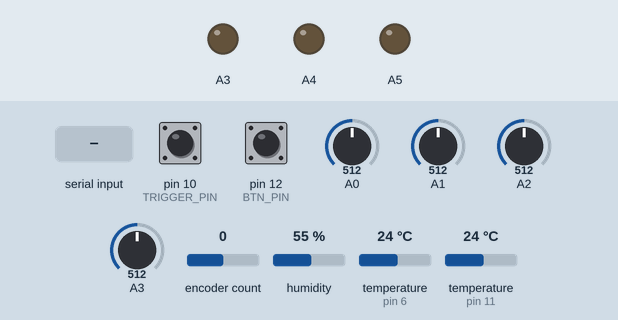
Simulated run of this sketch. Board: Arduino Uno, built with avr-gcc and run on an emulated ATmega328P. Parts: output pins drawn as LEDs (lit = HIGH). Dashed ring = blinking. The test bench sets the inputs (shaded band); at power-on: encoder count 0, pin 12 (BTN_PIN) HIGH, A3 = 512, pin 10 (TRIGGER_PIN) HIGH, A0 = 512, A1 = 512, A2 = 512, humidity 55 %, temperature (sensors on pin 6, pin 11) 24 °C. EEPROM starts erased; what the sketch prints to the serial monitor is not drawn.

Above: at 2.6 s.
2.7 s: encoder count set to 1
4.7 s: pin 12 (BTN_PIN) pulled LOW for 1 s
7.2 s: "90,45\n" received over the second serial link
At 8.7 s:
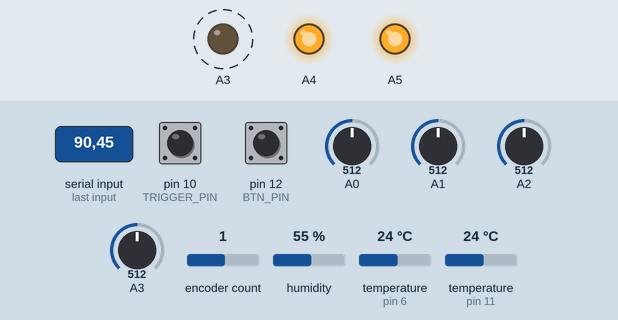
9.7 s: A3 set to 11
11.2 s: A3 set to 8
At 12.8 s:
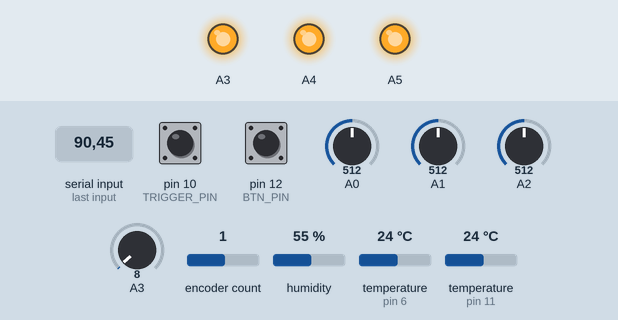
13.3 s: encoder count set to 2
Timing chart, 0 to 16.1 s (numbered marks = the images above; inputs shaded):
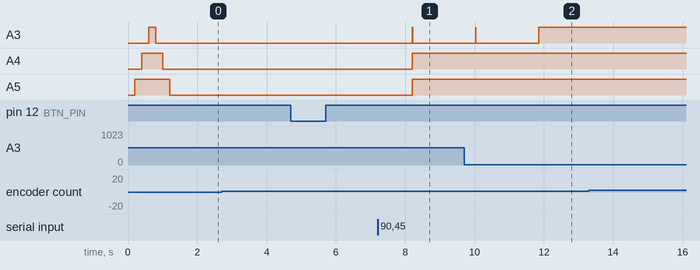

The sketch:

3TempSensors.ino
```cpp
#include <dht.h>
#include <OneWire.h>
#include <DallasTemperature.h>
#include <Encoder.h>
#include <SoftwareSerial.h>
#include <EEPROM.h>

#define DHT11_PIN 6
#define ONE_WIRE_BUS 11
#define BTN_PIN 12
#define TRIGGER_PIN 10
#define ENC1 8
#define ENC2 9

boolean text = false;
boolean overLimit = false;
//dht 11 variables
dht DHT;

//one wire sensor initialization
OneWire oneWire(ONE_WIRE_BUS);
DallasTemperature sensors(&oneWire);
float Celcius = 0;

//timer variables to avoid delays, interrupt capabilities are getting preserved
unsigned long previousMillis = 0;
long interval = 3000;
unsigned long previousMillisL = 0;
unsigned long intervalL = 500;
unsigned long prevFrameEnd = 0;

//rotary encoder variables
long oldPosition  = -999;                                                 //to check for changes
long newPosition = 0;                                                     //the actually relevant data
Encoder myEnc(ENC1, ENC2);
boolean recentlyChanged = false;
unsigned long prevChngMillis = 2000;
unsigned int multi = 10;


//mh z19 variables
byte com[] = {0xff, 0x01, 0x86, 0x00, 0x00, 0x00, 0x00, 0x00, 0x79};      //command to start the reaading
byte returnMHZ[9];                                                        //the return bytes of the sensor
int concentrationMHZ;                                                     //bin to store the concentration value returned
int minMHZ;
int temperatureMHZ;
byte statuesMHZ;                                                          //the status byte, check to see if valid readings are available
SoftwareSerial softSerial(4, 3);                                          // RX, TX

void setup() {
  Serial.begin(115200);
  softSerial.begin(9600);
  pinMode(A0, INPUT);
  pinMode(A1, INPUT);
  pinMode(A2, INPUT);
  pinMode(A3, OUTPUT);
  pinMode(A4, OUTPUT);
  pinMode(A5, OUTPUT);
  pinMode(BTN_PIN, INPUT_PULLUP);
  pinMode(TRIGGER_PIN, INPUT_PULLUP);
  interval = constrain(EEPROMReadlong(123), 10, 3600000);   //get the saved data
  writeLeds(0);
  delay(200);
  writeLeds(500);
  delay(200);
  writeLeds(900);
  delay(200);
  writeLeds(2000);
  delay(200);
  writeLeds(900);
  delay(200);
  writeLeds(500);
  delay(200);
  writeLeds(0);
  delay(200);

  newPosition = myEnc.read();
  oldPosition = newPosition;
}


void loop()
{
  unsigned long currentMillis = millis();
  if (currentMillis - previousMillis >= interval) {
    previousMillis = currentMillis;
    if (text) {
      getAllReadings();
    }
    else {
      getAllValueReadings();
    }
    prevFrameEnd = currentMillis;
  }

  if (overLimit) {
    if (currentMillis - previousMillisL >= intervalL) {
      previousMillisL = currentMillis;
      if (analogRead(A3) < 10)
        analogWrite(A3, 348);
      else
        analogWrite(A3, 0);
    }
  }

  if (recentlyChanged) {
    if (currentMillis - prevChngMillis >= 2000) {
      prevChngMillis = millis();
      recentlyChanged = false;
      EEPROMWritelong(123, interval);
    }
  }
  digitalWrite(13, recentlyChanged);

  if (!digitalRead(BTN_PIN))
  {
    while (!digitalRead(BTN_PIN)) {}
    text = !text;
  }

  if (!digitalRead(TRIGGER_PIN))
  {
    while (!digitalRead(TRIGGER_PIN)) {}
    nextMulti();
  }

  newPosition = myEnc.read();
  if (newPosition != oldPosition) {
    interval += (newPosition-oldPosition) * multi;
    interval = constrain(interval, 10, 3600000);
    oldPosition = newPosition;

    if (text) {
      Serial.print("interval \t");
      Serial.println(interval);
    } else {
      Serial.println(interval);
    }
    change();
  }

  if (Serial.available() > 0)
  {
    Serial.print(Serial.read() - 48);
  }
}

void getOneWireReadings()
{
  sensors.requestTemperatures();
  Celcius = sensors.getTempCByIndex(0);
  if (text) {
    Serial.println("one wire digitalSensor");
    Serial.print("temperature: \t\t");
    Serial.print(Celcius);
    Serial.println(" °C");
  }
  else {
    Serial.print(Celcius);
  }
}

void getDHT11Readings() {
  int chk = DHT.read11(DHT11_PIN);
  if (text) {

    Serial.println("DHT11");
    if (chk > -2) {
      Serial.print("temperature = \t\t");
      Serial.print(DHT.temperature);
      Serial.println(" °C");
      Serial.print("humidity = \t\t");
      Serial.print(DHT.humidity);
      Serial.println(" %");
    } else {
      Serial.print("error N°: ");
      Serial.println(chk);
    }
  }
  else {
    if (chk > -2) {
      Serial.print(DHT.temperature);
      Serial.print(",");
      Serial.print(DHT.humidity);
    }
    else {
      Serial.print(-1);
      Serial.print(",");
      Serial.print(-1);
    }
  }
}

void getMH19Readings() {
  while (softSerial.available() > 0) {
    softSerial.read();
  }

  softSerial.write(com, 9);
  softSerial.readBytes(returnMHZ, 9);
  concentrationMHZ = returnMHZ[2] * 256 + returnMHZ[3];
  temperatureMHZ = returnMHZ[4] - 40;
  minMHZ = returnMHZ[6] * 256 + returnMHZ[7];
  statuesMHZ = returnMHZ[5];

  if (text) {
    Serial.println("MH-Z19 ");
    Serial.print("CO2 concentration: \t");
    Serial.print(concentrationMHZ);
    Serial.println(" ppm");
    Serial.print("temperature: \t\t");
    Serial.print(temperatureMHZ);
    Serial.println(" °C");
  }
  else {
    Serial.print(concentrationMHZ);
    Serial.print(",");
    Serial.print(temperatureMHZ);
  }

  writeLeds(concentrationMHZ);
}

void getAllReadings() {
  Serial.println();
  Serial.println();
  Serial.println();
  Serial.println();
  Serial.println();
  Serial.println();
  Serial.println("----------------------------------------");
  getDHT11Readings();
  Serial.println("----------------------------------------");
  getOneWireReadings();
  Serial.println("----------------------------------------");
  getMH19Readings();
  Serial.println("----------------------------------------");
  Serial.print("MQ-135: \t\t");
  Serial.println(avganalogRead(A0));
  Serial.print("MQ-5: \t\t\t");
  Serial.println(avganalogRead(A1));
  Serial.print("MQ-9: \t\t\t");
  Serial.println(avganalogRead(A2));
  Serial.println("----------------------------------------");
  Serial.print("interval: ");
  Serial.println(interval);
  Serial.print("frame time: ");
  Serial.println(millis() - prevFrameEnd);
}

void getAllValueReadings() {

  getDHT11Readings();
  Serial.print(",");
  getOneWireReadings();
  Serial.print(",");
  getMH19Readings();
  Serial.print(",");
  Serial.print(avganalogRead(A0));
  Serial.print(",");
  Serial.print(avganalogRead(A1));
  Serial.print(",");
  Serial.print(avganalogRead(A2));
  Serial.print(",");
  Serial.print(interval);
  Serial.print(",");
  Serial.println(millis() - prevFrameEnd);
}

void change() {
  prevChngMillis = millis();
  recentlyChanged = true;
}

void nextMulti() {
  switch (multi) {
    case 1: multi = 10; blink(2); break;
    case 10: multi *= 10; blink(3); break;
    case 100: multi *= 100; blink(4); break;
    case 1000: multi *= 1000; blink(5); break;
    case 10000: multi = 1; blink (1); break;
  }
}

void blink(int b) {
  for (int i = 0; i < b; i++) {
    digitalWrite(13, HIGH); delay(100); digitalWrite(13, LOW); delay(100);
  }
}

void EEPROMWritelong(int address, long value)
{
  byte four = (value & 0xFF);
  byte three = ((value >> 8) & 0xFF);
  byte two = ((value >> 16) & 0xFF);
  byte one = ((value >> 24) & 0xFF);

  EEPROM.write(address, four);
  EEPROM.write(address + 1, three);
  EEPROM.write(address + 2, two);
  EEPROM.write(address + 3, one);
}

void writeLeds(int v) {
  if (v > 460)
    analogWrite(A5, 440);
  else
    analogWrite(A5, 0);


  if (v > 800)
    analogWrite(A4, 389);
  else
    analogWrite(A4, 0);

  if (v > 1200)
    analogWrite(A3, 348);
  else
    analogWrite(A3, 0);

  overLimit = v > 1600;
}

long EEPROMReadlong(int address)
{
  //Read the 4 bytes from the eeprom memory.
  long four = EEPROM.read(address);
  long three = EEPROM.read(address + 1);
  long two = EEPROM.read(address + 2);
  long one = EEPROM.read(address + 3);

  //Return the recomposed long by using bitshift.
  return ((four << 0) & 0xFF) + ((three << 8) & 0xFFFF) + ((two << 16) & 0xFFFFFF) + ((one << 24) & 0xFFFFFFFF);
}

double avganalogRead(int pin){
  long sum = 0;
  for (int i =0; i<5; i++){
    sum+= analogRead(pin);
    delayMicroseconds(200);
  }
  return sum/5.0;
}
```

Measured:
- the behaviour switches between 10 and 9 on A3 (found by bisection; images 1 and 2)
- after the input at 2.7 s, every drawn part: stays the same
- after the input at 4.7 s, every drawn part: stays the same
- after the input at 7.2 s, A3: LOW → HIGH after 1.0 s, → LOW 0.01 s later; A4, A5: LOW → HIGH after 1.0 s
- after the input at 11.2 s, A3: goes on until 11.8 s, then stays HIGH
- after the input at 13.3 s, every drawn part: stays the same
